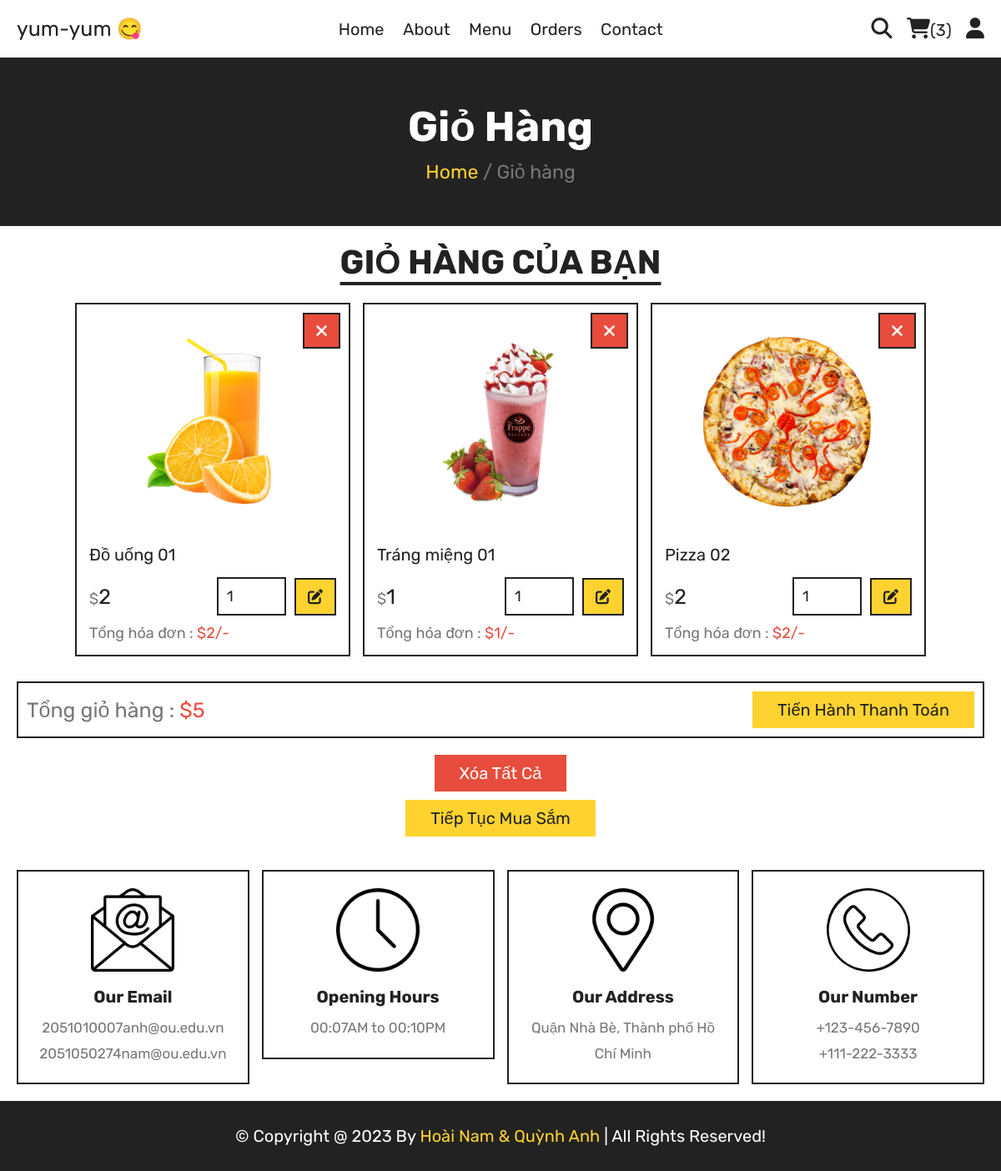
/cart.php (signed in), run on the app's committed database.
### tables this page shows
CREATE TABLE `cart` (
  `id` int(100) NOT NULL,
  `user_id` int(100) NOT NULL,
  `pid` int(100) NOT NULL,
  `name` varchar(100) NOT NULL,
  `price` int(10) NOT NULL,
  `quantity` int(10) NOT NULL,
  `image` varchar(100) NOT NULL
);

### cart.php (the view, shortened to what this page needs)
<?php
include 'components/connect.php';
if(isset($_SESSION['user_id'])){
   $user_id = $_SESSION['user_id'];
}else{
   $user_id = '';
   header('location:home.php');
};
?>
<!DOCTYPE html>
<html lang="en">
<head>
   <link rel="stylesheet" href="https://cdnjs.cloudflare.com/ajax/libs/font-awesome/6.1.1/css/all.min.css">
   <link rel="stylesheet" href="css/style.css">
</head>
<body>
<?php include 'components/user_header.php'; ?>
<div class="heading">
   <h3>Giỏ hàng</h3>
   <p><a href="home.php">Home </a> <span> / Giỏ hàng</span></p>
</div>
<section class="products">
   <h1 class="title">Giỏ hàng của bạn</h1>
   <div class="box-container">
      <?php
         $grand_total = 0;
         $select_cart = $conn->prepare("SELECT * FROM `cart` WHERE user_id = ?");
         $select_cart->execute([$user_id]);
         if($select_cart->rowCount() > 0){
            while($fetch_cart = $select_cart->fetch(PDO::FETCH_ASSOC)){
      ?>
      <form action="" method="post" class="box">
         <button type="submit" class="fas fa-times" name="delete" onclick="return confirm('Bạn có muốn xóa?');"></button>
         <img src="uploaded_img/<?= $fetch_cart['image']; ?>" alt="">
         <div class="name"><?= $fetch_cart['name']; ?></div>
         <div class="flex">
            <div class="price"><span>$</span><?= $fetch_cart['price']; ?></div>
            <input type="number" name="qty" class="qty" min="1" max="99" value="<?= $fetch_cart['quantity']; ?>" maxlength="2">
            <button type="submit" class="fas fa-edit" name="update_qty"></button>
         </div>
         <div class="sub-total"> Tổng hóa đơn : <span>$<?= $sub_total = ($fetch_cart['price'] * $fetch_cart['quantity']); ?>/-</span> </div>
      </form>
      <?php
               $grand_total += $sub_total;
            }
         }else{
            echo '<p class="empty">Giỏ hàng của bạn trống</p>';
         }
      ?>
   </div>
   <div class="cart-total">
      <p>Tổng giỏ hàng : <span>$<?= $grand_total; ?></span></p>
      <a href="checkout.php" class="btn <?= ($grand_total > 1)?'':'disabled'; ?>">Tiến hành thanh toán</a>
   </div>
   <div class="more-btn">
      <form action="" method="post">
         <button type="submit" class="delete-btn <?= ($grand_total > 1)?'':'disabled'; ?>" name="delete_all" onclick="return confirm('Xóa tất cả khỏi giỏ hàng?');">Xóa tất cả</button>
      </form>
      <a href="menu.php" class="btn">Tiếp tục mua sắm</a>
   </div>
</section>
<?php include 'components/footer.php'; ?>
</body>
</html>

### css/style.css (style rules this page uses)
:root { --yellow:#fed330; --red:#e74c3c; --white:#fff; --black:#222; --light-color:#777; --border:.2rem solid var(--black); }
* { font-family: 'Rubik', sans-serif; margin:0; padding:0; box-sizing: border-box; outline: none; border: none; text-decoration: none; }
html { font-size: 62.5%; overflow-x: hidden; scroll-behavior: smooth; stop-opacity: 7rem; }
section { margin:0 auto; max-width: 1200px; padding:2rem; }
.title { text-align: center; margin-bottom: 2.5rem; font-size: 4rem; color:var(--black); text-transform: uppercase; text-decoration: underline; text-underline-offset: 1rem; }
.heading { display: flex; align-items: center; justify-content: center; gap:1rem; flex-flow: column; background-color: var(--black); min-height: 20rem; }
.heading h3 { font-size: 5rem; color:var(--white); text-transform: capitalize; }
.heading p { font-size: 2.3rem; color:var(--light-color); }
.heading p a { color:var(--yellow); }
.btn, .delete-btn { margin-top: 1rem; display: inline-block; font-size: 2rem; padding:1rem 3rem; cursor: pointer; text-transform: capitalize; transition: .2s linear; }
.btn { background-color: var(--yellow); color:var(--black); }
.delete-btn { background-color: var(--red); color:var(--white); }
.products .box-container { display: grid; grid-template-columns: repeat(auto-fit, 33rem); justify-content: center; align-items: flex-start; gap:1.5rem; }
.products .box-container .box { border:var(--border); padding:1.5rem; position: relative; overflow: hidden; }
.products .box-container .box img { height: 25rem; width: 100%; object-fit: contain; margin-bottom: 1rem; }
.products .box-container .box .name { font-size: 2rem; color:var(--black); margin:1rem 0; }
.products .box-container .box .flex { display: flex; align-items: center; gap:1rem; margin-top: 1.5rem; }
.products .box-container .box .flex .price { margin-right: auto; font-size: 2.5rem; color:var(--black); }
.products .box-container .box .flex .price span { color:var(--light-color); font-size: 1.8rem; }
.products .box-container .box .flex .qty { padding:1rem; border:var(--border); font-size: 1.8rem; color:var(--black); }
.products .box-container .box .flex .fa-edit { width: 5rem; background-color: var(--yellow); color:var(--black); cursor: pointer; font-size: 1.8rem; height: 4.5rem; border:var(--border); }
.products .box-container .box .fa-times { position: absolute; top:1rem; right:1rem; background-color: var(--red); color:var(--white); border:var(--border); line-height:4rem; height: 4.3rem; width: 4.5rem; cursor: pointer; font-size: 2rem; }
.products .box-container .box .sub-total { margin-top: 1rem; font-size: 1.8rem; color:var(--light-color); }
.products .box-container .box .sub-total span { color:var(--red); }
.products .more-btn { margin-top: 1rem; text-align: center; }
.products .cart-total { display: flex; align-items: center; gap:1.5rem; flex-wrap: wrap; justify-content: space-between; margin-top: 3rem; border:var(--border); padding:1rem; }
.products .cart-total p { font-size: 2.5rem; color:var(--light-color); }
.products .cart-total p span { color:var(--red); }
.products .cart-total .btn { margin-top: 0; }

### data on the page
cart: image (picture), name "Đồ uống 01", price "2", qty "1"
cart: image (picture), name "Tráng miệng 01", price "1", qty "1"
cart: image (picture), name "Pizza 02", price "2", qty "1"

### other printed values
$total_cart_items "3"
$grand_total "5"
